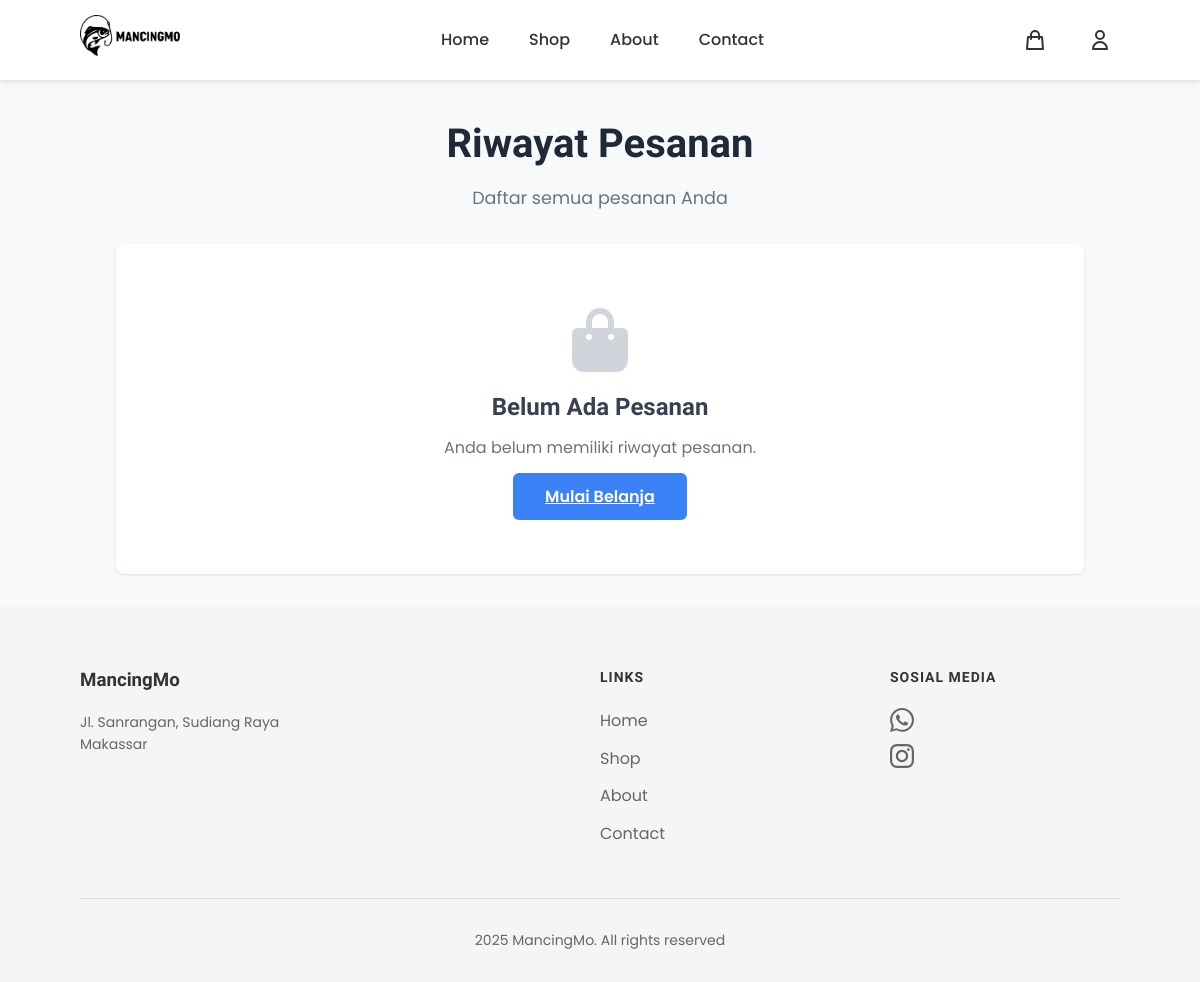
Before: /profile/orders/ (signed in) with the older database file.
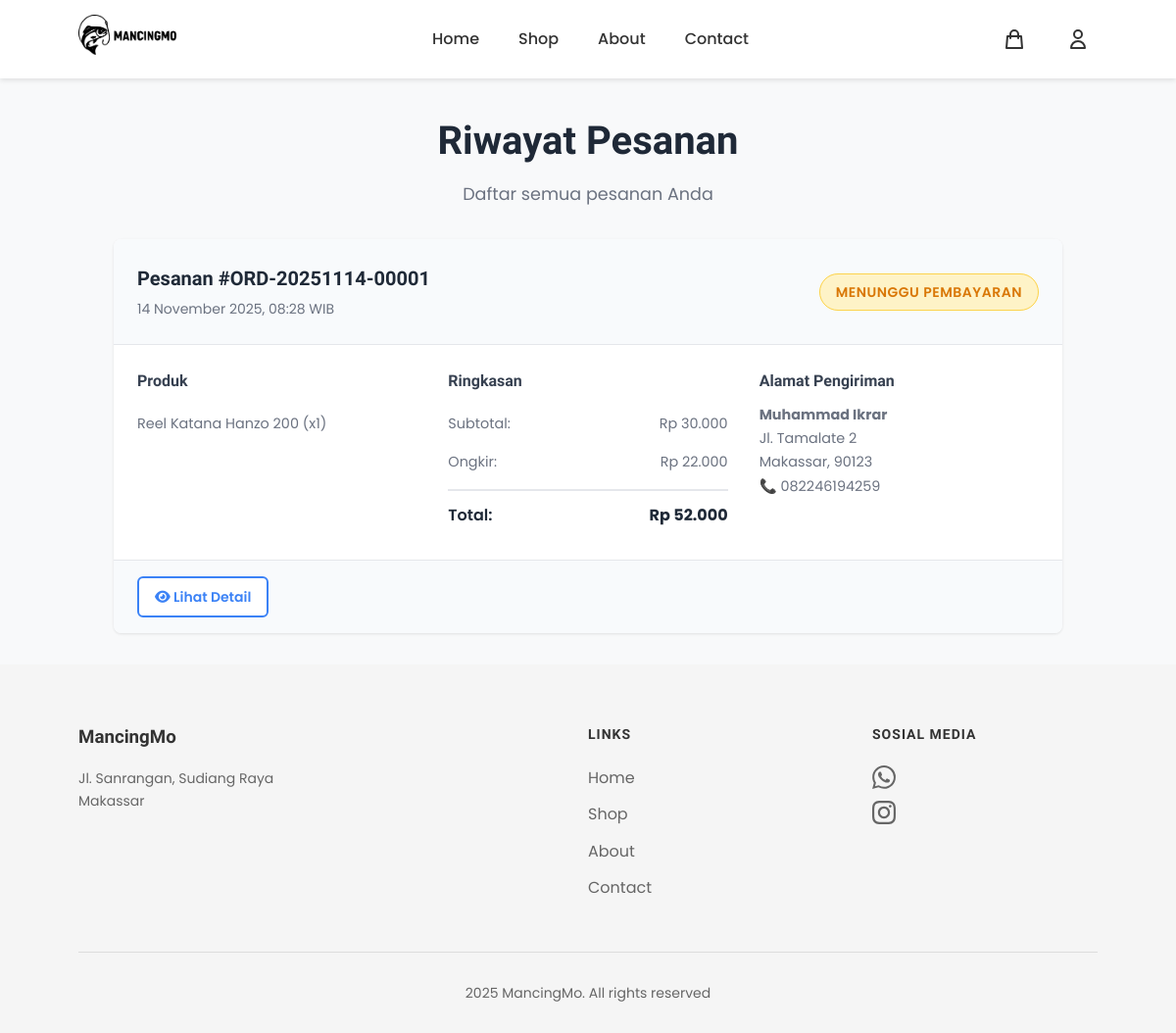
After: the same page with the newer database file.
### products/models.py (models this page shows, shortened)
class Order(models.Model):
    STATUS_CHOICES = [
        ('pending', 'Menunggu Pembayaran'),
        ('paid', 'Sudah Dibayar'),
        ('processing', 'Sedang Diproses'),
        ('shipped', 'Dikirim'),
        ('delivered', 'Terkirim'),
        ('cancelled', 'Dibatalkan'),
        ('ready_for_pickup', 'Siap Diambil'),
    ]
    PAYMENT_CHOICES = [
        ('midtrans', 'Midtrans Payment Gateway'),
        ('bank_transfer', 'Transfer Bank'),
        ('qris', 'QRIS'),
        ('cod', 'Cash on Delivery'),
    ]
    SHIPPING_METHODS = [
        ('delivery', 'Delivery (Dikirim)'),
        ('pickup', 'Pick Up (Ambil Sendiri)'),
    ]
    SHIPPING_TYPES = [
        ('reguler', 'Reguler'),
        ('express', 'Express'),
    ]
    user = models.ForeignKey(User, on_delete=models.CASCADE, related_name='orders', verbose_name="Pengguna")
    order_number = models.CharField(max_length=50, unique=True, verbose_name="Nomor Pesanan")
    midtrans_order_id = models.CharField(max_length=100, blank=True, null=True, verbose_name="Midtrans Order ID")
    midtrans_transaction_id = models.CharField(max_length=100, blank=True, null=True, verbose_name="Midtrans Transaction ID")
    midtrans_transaction_status = models.CharField(max_length=50, blank=True, null=True, verbose_name="Status Transaksi Midtrans")
    midtrans_payment_type = models.CharField(max_length=50, blank=True, null=True, verbose_name="Tipe Pembayaran Midtrans")
    midtrans_snap_token = models.CharField(max_length=255, blank=True, null=True, verbose_name="Snap Token")
    shipping_method = models.CharField(
        max_length=20,
        choices=SHIPPING_METHODS,
        default='delivery',
        verbose_name="Metode Pengiriman"
    )
    shipping_name = models.CharField(max_length=200, verbose_name="Nama Penerima")
    shipping_phone = models.CharField(max_length=20, verbose_name="Telepon Penerima")
    shipping_address = models.TextField(verbose_name="Alamat Pengiriman")
    shipping_province = models.CharField(max_length=100, blank=True, verbose_name="Provinsi")
    shipping_city = models.CharField(max_length=100, verbose_name="Kota/Kabupaten")
    shipping_district = models.CharField(max_length=100, blank=True, verbose_name="Kecamatan")
    shipping_postal_code = models.CharField(max_length=10, blank=True, verbose_name="Kode Pos")
    shipping_type = models.CharField(max_length=20, choices=SHIPPING_TYPES, default='reguler')
    payment_method = models.CharField(max_length=20, choices=PAYMENT_CHOICES, verbose_name="Metode Pembayaran")
    payment_proof = models.ImageField(upload_to='payment_proofs/', blank=True, null=True, verbose_name="Bukti Pembayaran")
    subtotal = models.DecimalField(max_digits=10, decimal_places=0, verbose_name="Subtotal")
    shipping_cost = models.DecimalField(max_digits=10, decimal_places=0, default=0, verbose_name="Ongkos Kirim")
    voucher = models.ForeignKey('Voucher', on_delete=models.SET_NULL, null=True, blank=True, verbose_name="Voucher")
    voucher_code = models.CharField(max_length=20, blank=True, null=True, verbose_name="Kode Voucher")
    voucher_discount = models.DecimalField(max_digits=10, decimal_places=0, default=0, verbose_name="Diskon Voucher")
    total = models.DecimalField(max_digits=10, decimal_places=0, verbose_name="Total")
    status = models.CharField(max_length=20, choices=STATUS_CHOICES, default='pending', verbose_name="Status")
    created_at = models.DateTimeField(auto_now_add=True, verbose_name="Dibuat Pada")
    updated_at = models.DateTimeField(auto_now=True, verbose_name="Diperbarui Pada")
    paid_at = models.DateTimeField(blank=True, null=True, verbose_name="Dibayar Pada")
    class Meta:
        verbose_name = "Pesanan"
        verbose_name_plural = "Pesanan"
        ordering = ['-created_at']
    def save(self, *args, **kwargs):
        if self.shipping_method == 'pickup' and self.status == 'paid':
            self.status = 'ready_for_pickup'
        super().save(*args, **kwargs)

class OrderItem(models.Model):
    order = models.ForeignKey(Order, on_delete=models.CASCADE, related_name='items', verbose_name="Pesanan")
    product = models.ForeignKey(Product, on_delete=models.PROTECT, verbose_name="Produk")
    product_name = models.CharField(max_length=300, verbose_name="Nama Produk")
    product_price = models.DecimalField(max_digits=10, decimal_places=0, verbose_name="Harga Produk")
    quantity = models.IntegerField(default=1, verbose_name="Jumlah")
    subtotal = models.DecimalField(max_digits=10, decimal_places=0, verbose_name="Subtotal")
    class Meta:
        verbose_name = "Item Pesanan"
        verbose_name_plural = "Item Pesanan"

### products/views.py (the view)
# urls.py: path('profile/orders/', views.order_history, name='order_history'),
@login_required
def order_history(request):
    orders = Order.objects.filter(user=request.user).order_by('-created_at')
    from .midtrans_utils import MidtransPayment
    midtrans = MidtransPayment()
    for order in orders:
        if order.status == 'pending' and order.payment_method == 'midtrans' and order.midtrans_order_id:
            try:
                status_result = midtrans.check_transaction_status(order.midtrans_order_id)
                if status_result['success']:
                    transaction_status = status_result['data'].get('transaction_status')
                    fraud_status = status_result['data'].get('fraud_status')
                    if transaction_status == 'capture':
                        if fraud_status == 'accept':
                            order.status = 'paid'
                            order.paid_at = timezone.now()
                    elif transaction_status == 'settlement':
                        order.status = 'paid'
                        order.paid_at = timezone.now()
                    elif transaction_status in ['deny', 'expire', 'cancel']:
                        order.midtrans_transaction_status = transaction_status
                    order.save()
            except Exception as e:
                print(f"Error checking Midtrans status for order {order.id}: {str(e)}")
    paginator = Paginator(orders, 10)
    page_number = request.GET.get('page')
    page_obj = paginator.get_page(page_number)
    context = {
        'orders': page_obj,
    }
    return render(request, 'registration/order_history.html', context)

### products/midtrans_utils.py (called while the page is built)
    def check_transaction_status(self, order_id):
        try:
            status_response = self.snap.transactions.status(order_id)
            return {
                'success': True,
                'data': status_response
            }
        except Exception as e:
            return {
                'success': False,
                'error': str(e)
            }

### products/templatetags/currency_filters.py (called while the page is built)
@register.filter
def rupiah(value):
    try:
        value = float(value)
        formatted = "{:,.0f}".format(value).replace(',', '.')
        return formatted
    except (ValueError, TypeError):
        return value

### templates/registration/order_history.html (shortened to what the changed rows need)
{% extends 'base.html' %}
{% load static %}
{% load currency_filters %}
{% block extra_css %}
<link rel="stylesheet" href="{% static 'css/order_history.css' %}">
{% endblock %}
{% block content %}
<div class="order-history-container">
    <div class="order-history-header">
        <h1>Riwayat Pesanan</h1>
    </div>
    {% if orders %}
        <div class="orders-list">
            {% for order in orders %}
            <div class="order-card">
                <div class="order-header">
                    <div class="order-info">
                        <h3>Pesanan #{{ order.order_number }}</h3>
                        <p class="order-date">{{ order.created_at|date:"d F Y, H:i" }} WIB</p>
                    </div>
                    <div class="order-status">
                        {% if order.status == 'pending' and order.midtrans_transaction_status in 'expire,cancel,deny' %}
                        <span class="status-badge status-expired">
                            PEMBAYARAN KADALUARSA
                        </span>
                        {% else %}
                        <span class="status-badge status-{{ order.status }}">
                            {% if order.status == 'pending' %}
                                MENUNGGU PEMBAYARAN
                            {% elif order.status == 'paid' %}
                                SUDAH DIBAYAR
                            {% elif order.status == 'processing' %}
                                SEDANG DIPROSES
                            {% elif order.status == 'shipped' %}
                                DIKIRIM
                            {% elif order.status == 'delivered' %}
                                TERKIRIM
                            {% elif order.status == 'cancelled' %}
                                DIBATALKAN
                            {% endif %}
                        </span>
                        {% endif %}
                    </div>
                </div>
                <div class="order-details">
                    <div class="order-items">
                        <h4>Produk</h4>
                        <ul class="items-list">
                            {% for item in order.items.all|slice:":3" %}
                            <li>{{ item.product_name }} (x{{ item.quantity }})</li>
                            {% endfor %}
                        </ul>
                    </div>
                    <div class="order-summary">
                        <h4>Ringkasan</h4>
                        <div class="summary-row">
                            <span>Subtotal:</span>
                            <span>Rp {{ order.subtotal|rupiah }}</span>
                        </div>
                        <div class="summary-row">
                            <span>Ongkir:</span>
                            <span>Rp {{ order.shipping_cost|rupiah }}</span>
                        </div>
                        <div class="summary-row total">
                            <span>Total:</span>
                            <strong>Rp {{ order.total|rupiah }}</strong>
                        </div>
                    </div>
                    <div class="shipping-address">
                        <h4>Alamat Pengiriman</h4>
                        <p><strong>{{ order.shipping_name }}</strong></p>
                        <p>{{ order.shipping_address }}</p>
                        <p>{{ order.shipping_city }}{% if order.shipping_postal_code %}, {{ order.shipping_postal_code }}{% endif %}</p>
                        <p>📞 {{ order.shipping_phone }}</p>
                    </div>
                </div>
                <div class="order-actions">
                    <a href="{% url 'order_detail' order.id %}" class="btn-outline">
                        <i class="fas fa-eye"></i> Lihat Detail
                    </a>
                </div>
            </div>
            {% endfor %}
        </div>
    {% else %}
        <div class="empty-state">
            <i class="fas fa-shopping-bag"></i>
            <h3>Belum Ada Pesanan</h3>
            <p>Anda belum memiliki riwayat pesanan.</p>
            <a href="{% url 'shop' %}" class="btn-primary">Mulai Belanja</a>
        </div>
    {% endif %}
</div>
{% endblock %}

Changed rows visible on the page:
added Order: order_number "ORD-20251114-00001", created_at "14 November 2025, 08:28", status "MENUNGGU PEMBAYARAN", subtotal|rupiah "30.000", shipping_cost|rupiah "22.000", total|rupiah "52.000", shipping_name "Muhammad Ikrar", shipping_address "Jl. Tamalate 2", shipping_city "Makassar", shipping_postal_code "90123", shipping_phone "082246194259"
added OrderItem: product_name "Reel Katana Hanzo 200", quantity "1"
Other visible differences:
text no longer shown: "Belum Ada Pesanan Anda belum memiliki riwayat pesanan. Mulai Belanja"
